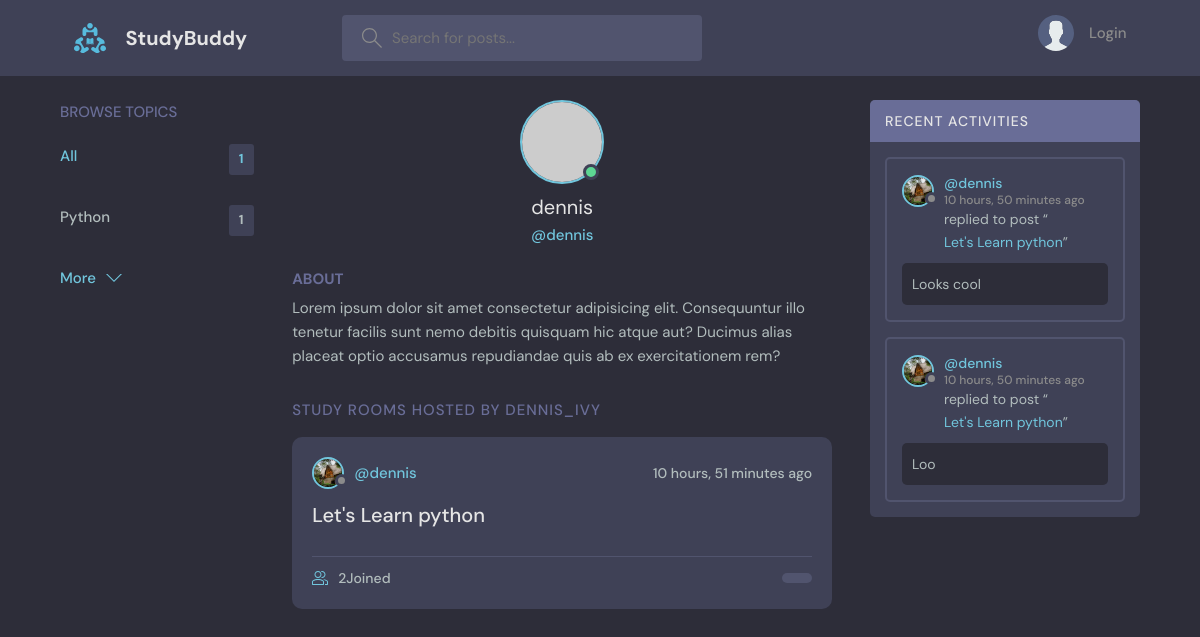
Page /profile/1/ on the committed database.
### base/models.py (models this page shows, shortened)
class Topic(models.Model):
    name = models.CharField(max_length=200)

class User(AbstractUser):
    name = models.CharField(max_length=200, null=True)
    email = models.EmailField(unique=True, null=True)
    bio = models.TextField(null=True)
    avatar = models.ImageField(null=True, default="avatar.svg")
    USERNAME_FIELD = 'email'
    REQUIRED_FIELDS = []

class Room(models.Model):
    host = models.ForeignKey(User, on_delete=models.SET_NULL, null=True)
    topic = models.ForeignKey(Topic, on_delete=models.SET_NULL, null=True)
    name = models.CharField(max_length=200)
    description = models.TextField(null=True, blank=True)
    participants = models.ManyToManyField(
        User, related_name='participants', blank=True)
    updated = models.DateTimeField(auto_now=True)
    created = models.DateTimeField(auto_now_add=True)
    class Meta:
        ordering = ['-updated', '-created']
    def __str__(self):
        return self.name

class Message(models.Model):
    user = models.ForeignKey(User, on_delete=models.CASCADE)
    room = models.ForeignKey(Room, on_delete=models.CASCADE)
    body = models.TextField()
    updated = models.DateTimeField(auto_now=True)
    created = models.DateTimeField(auto_now_add=True)
    class Meta:
        ordering = ['-updated', '-created']

### base/views.py (the view)
# urls.py: path('profile/<str:pk>/', views.userProfile, name='user-profile'),
def userProfile(request, pk):
    user = User.objects.get(id=pk)
    rooms = user.room_set.all()
    room_messages = user.message_set.all()
    topics = Topic.objects.all()
    context = {'user': user, 'rooms': rooms,
               'room_messages': room_messages, 'topics': topics}
    return render(request, 'base/profile.html', context)

### base/templates/base/profile.html (shortened to what this page needs)
{% extends 'main.html' %}
{% block content %}
  <main class="profile-page layout layout--3">
    <div class="container">
      {% include 'base/topics_component.html' %}
      <div class="roomList">
        <div class="profile">
          <div class="profile__avatar">
            <div class="avatar avatar--large active">
              <img src="https://randomuser.me/api/portraits/men/11.jpg" />
            </div>
          </div>
          <div class="profile__info">
            <h3>{{user.username}}</h3>
            <p>@{{user.username}}</p>
          </div>
          <div class="profile__about">
            <h3>About</h3>
            <p>
              Lorem ipsum dolor sit amet consectetur adipisicing elit. Consequuntur illo tenetur
              facilis sunt nemo debitis quisquam hic atque aut? Ducimus alias placeat optio
              accusamus repudiandae quis ab ex exercitationem rem?
            </p>
          </div>
        </div>
        <div class="roomList__header">
          <div>
            <h2>Study Rooms Hosted by dennis_ivy</a>
            </h2>
          </div>
        </div>
        {% include 'base/feed_component.html' %}
      </div>
      {% include 'base/activity_component.html' %}
    </div>
  </main>
{% endblock content %}

### base/templates/base/topics_component.html
   <div class="topics">
    <div class="topics__header">
      <h2>Browse Topics</h2>
    </div>
    <ul class="topics__list">
      <li>
        <a href="{% url 'home' %}" class="active">All <span>{{topics.count}}</span></a>
      </li>
      {% for topic in topics%}
      <li>
        <a href="{% url 'home' %}?q={{topic.name}}">{{topic.name}} <span>{{topic.room_set.all.count}}</span></a>
      </li>
      {%endfor%}
    </ul>
    <a class="btn btn--link" href="{% url 'topics' %}">
      More
      <svg version="1.1" xmlns="http://www.w3.org/2000/svg" width="32" height="32" viewBox="0 0 32 32">
        <title>chevron-down</title>
        <path d="M16 21l-13-13h-3l16 16 16-16h-3l-13 13z"></path>
      </svg>
    </a>
  </div>

### base/templates/base/feed_component.html (shortened to what this page needs)
{% for room in rooms%}
<div class="roomListRoom">
    <div class="roomListRoom__header">
      <a href="{% url 'user-profile' room.host.id %}" class="roomListRoom__author">
        <div class="avatar avatar--small">
          <img src="{{room.host.avatar.url}}" />
        </div>
        <span>@{{room.host.username}}</span>
      </a>
      <div class="roomListRoom__actions">
        <span>{{room.created | timesince}} ago</span>
      </div>
    </div>
    <div class="roomListRoom__content">
      <a href="{%url 'room' room.id%}">{{room.name}}</a>
    </div>
    <div class="roomListRoom__meta">
      <a href="{%url 'room' room.id%}" class="roomListRoom__joined">
        {{room.participants.all.count}}Joined
      </a>
      <p class="roomListRoom__topic">{{room.topic.na}}</p>
    </div>
</div>
{%endfor%}

### base/templates/base/activity_component.html (shortened to what this page needs)
<div class="activities">
    <div class="activities__header">
        <h2>Recent Activities</h2>
    </div>
    {% for message in room_messages %}
    <div class="activities__box">
        <div class="activities__boxHeader roomListRoom__header">
            <a href="{% url 'user-profile' message.user.id %}" class="roomListRoom__author">
                <div class="avatar avatar--small">
                    <img src="{{message.user.avatar.url}}" />
                </div>
                <p>
                    @{{message.user.username}}
                    <span>{{message.created|timesince}} ago</span>
                </p>
            </a>
        </div>
        <div class="activities__boxContent">
            <p>replied to post “<a href="{% url 'room' message.room.id %}">{{message.room}}</a>”</p>
            <div class="activities__boxRoomContent">{{message.body}}</div>
        </div>
    </div>
    {% endfor %}
</div>

### rows in the picture
Topic: name "Python", room_set.all.count "1"
User: username "dennis"
Room: host.avatar (picture), host.username "dennis", created "10 hours, 51 minutes", name "Let's Learn python", participants.all.count "2"
Message: user.avatar (picture), user.username "dennis", created "10 hours, 50 minutes", room "Let's Learn python", body "Looks cool"
Message: user.avatar (picture), user.username "dennis", created "10 hours, 50 minutes", room "Let's Learn python", body "Loo"

### other values in the picture
{{ topics.count }} "1"
